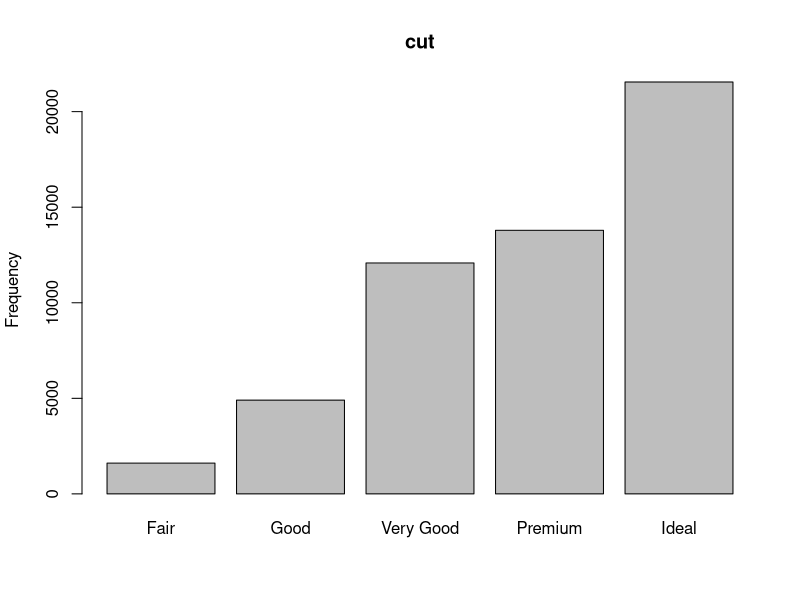
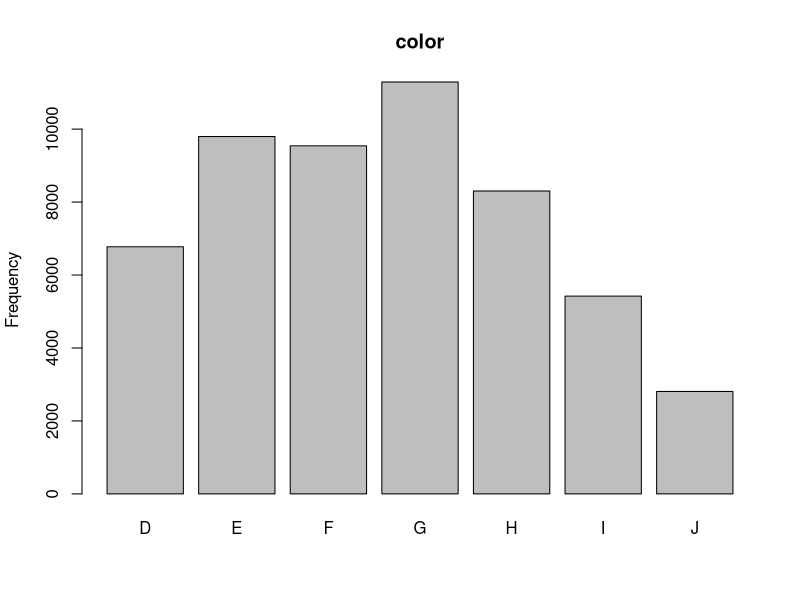
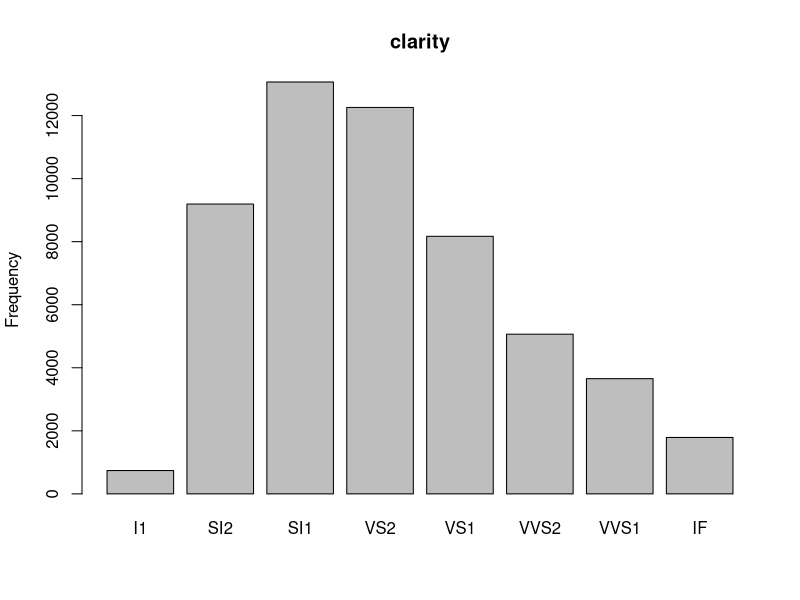
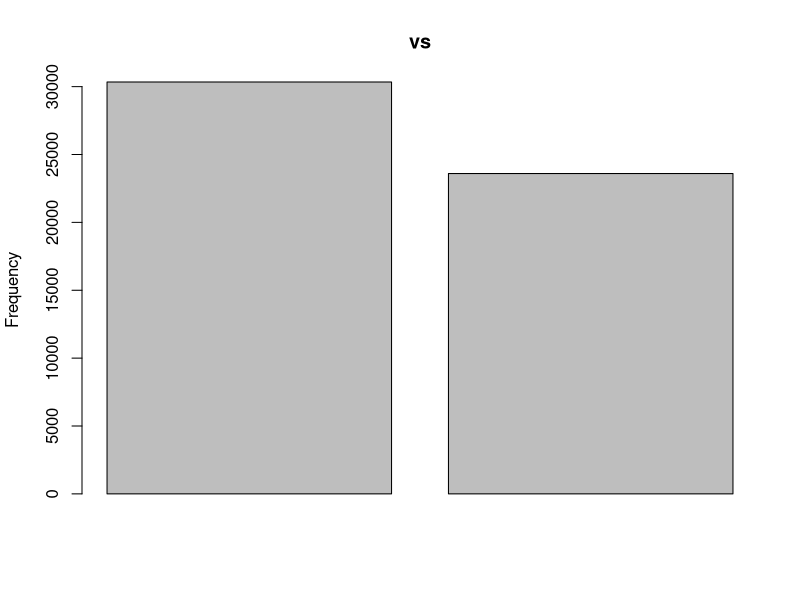

Generate these figures, in order, with R:
## ---- chunk 1
require(ggplot2)
require(grid)
require(plyr)
data(diamonds)
## ---- chunk 2
# Determining the ratio of 1's and 0's in mtcars$vs
x <- count(mtcars, 'vs')

# Calculating ratio of 1's in dataframe
propOnes <- x$freq[2]/(x$freq[2]+x$freq[1])
propOnes

# Determining number of rows in diamonds dataframe
numObs <- nrow(diamonds)
numObs

# Calculating number of Trues's needed in diamonds dataframe
numTrue <- propOnes * numObs
numTrue

########################################################################
# SIDE BAR -- In the email Gerhard sent for the interpretation of question one, the student reported that the number of Trues would be 23,402. But it looks like he reported the number of rows in Diamonds as 53,490, NOT 53,940 (the actual number).

# Just checking to see if I get the same number of Trues as reported in the email using the incorrect number of rows. 

propOnes * 53490

# Yes, using the 53490 get's the same number of Trues as in the email. I'll continue using the correct number of rows.

########################################################################

# Getting a whole number value for numTrue
numTrue <- round(numTrue,0)

# Adding a column, vs, to diamonds dataframe. Making all values false.
diamonds$vs <- FALSE
head(diamonds)

# Updating diamonds$vs column with correct number of True dataframes
diamonds$vs[0:numTrue] <- TRUE
head(diamonds)

# Confirming ratio of T/F is about equal (we had to round) in mtCars and diamonds

# Getting ratio of T/F's in diamonds$vs
y <- count(diamonds, 'vs')
propTrues <- y$freq[2]/(y$freq[2]+y$freq[1])

# Rounding proportions for comparison
propTrues <- round(propTrues, 3)
propOnes <- round(propOnes, 3)

# Checking if equal
propTrues == propOnes

# Finally, confirming that diamonds$vs is a logical vavriable
typeof(diamonds$vs)
## ---- chunk 3
# Creating function getFactLogic
getFactLogic <- function(df) {
  
  # Creating an empty dataframe to be populated with factor/logical variables
  # Number of rows is set to match input dataframe
  newdf <- data.frame(matrix(0, ncol = 0, nrow = nrow(df)))
  
  # Looping through each column to determine if they are factor/logical
  for (i in names(df)) {
    # Checking if variable is a factor variable
    if (is.factor(df[[i]])){
      # If it is a factor variable, add it to the new dataframe
      newdf[[i]] <- df[[i]]
    }
    # Checking if variable is a logical variable
    else if (is.logical(df[[i]])){
      # If it is a logical variable, add it to the new dataframe
      newdf[[i]] <- df[[i]]
    }
  }
  
  # Checking if any columns were added to the new dataframe.
  if (ncol(newdf) == 0){
    # If no columns were added, we do not want to return an empty dataframe.
    # Create error and exit function
    stop("No Logical or Factor variables found")
  }
  # If one or more columns are in dataframe, return new dataframe
  else { 
      return (newdf) 
      }
}

# Checking if factor/logical variables in diamonds are returned
y <- getFactLogic(diamonds)
head(y)
str(y)

# Checking if error works (mtcars does not contain factor/logical variables)
# Commented out so rest of document can run.
# x <- getFactLogic(mtcars)
## ---- chunk 4
diamondsPlot <- getFactLogic(diamonds)
head(diamondsPlot)
## ---- chunk 5
# Iterating through the columns in diamondsPlot
for (i in names(diamondsPlot)) {
# Creating a frequancy table for the column
x <- count(diamondsPlot, i)
# Creating a bar plot of the frequency
barplot(x$'freq', # plot using Frequency column
        main = i, # Title set to name of variable
        names.arg= x[[i]], # X lables set to values
        ylab = "Frequency") # Y axis name
}
## ---- chunk 6
# Will continue to use diamondsPlot
freq <- list()
# Iterating through the columns in diamondsPlot
for (i in names(diamondsPlot)){
   # Generating frequency table and adding it to freq.
   freq[[i]] <- table(diamondsPlot[[i]])
}

freq
freq[1]
